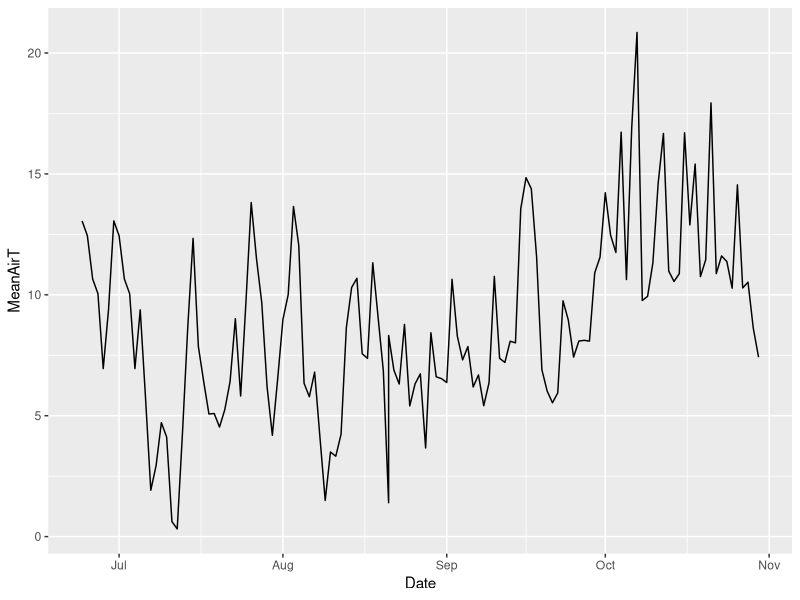

This figure's R source:
## ---- chunk 1
library(tidyr)
library (dplyr)
library (ggplot2)
library (lubridate)
## ---- chunk 2

setwd("C:\\Users\\Ed\\Documents\\Subclovergit")
getwd()

#create file
df_TT <- read.table("AirTemp.txt",header=TRUE)
df_TT
head(df_TT)
summary (df_TT)
tail(df_TT)
## ---- chunk 3


df_TT$Date <- dmy(df_TT$Date)


df_TT %>% 
ggplot(aes(x=Date, y= MeanAirT)) +
    geom_line()

# calculate thermal time sum

df_TT$TT <- 0

df_TT$MeanAirT[1]

for(i in 1:length(df_TT$Date)) { 
  if(i==1) {df_TT$TT[i] <- df_TT$MeanAirT[i] } 
  else {
     df_TT$TT[i] <- df_TT$TT[i-1] + df_TT$MeanAirT[i] 
  }
}

head(df_TT)
write.csv(df_TT,"ThermalSum.csv")
write.table(df_TT,"ThermalSum.txt")

